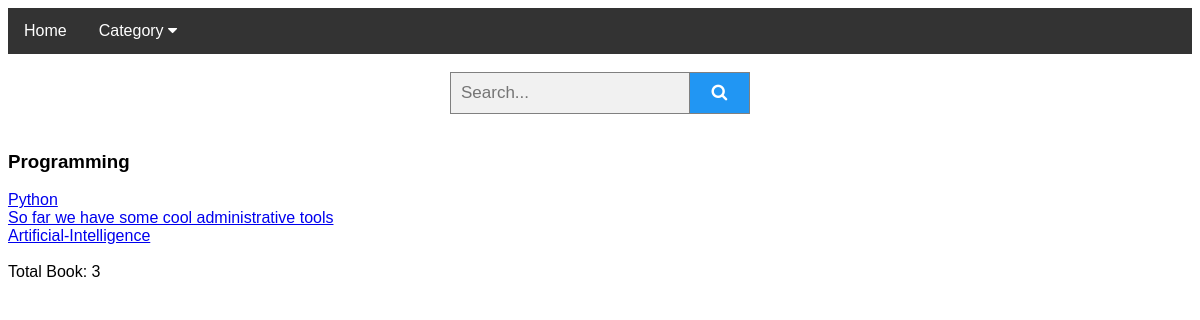
The page /1 on the database its author committed.
### library/models.py (models this page shows, shortened)
class Category(models.Model):
    name = models.CharField(max_length=200, help_text='Enter a book Category (e.g. Science Fiction)')
    slug = models.SlugField()

class Book(models.Model):
    title = models.CharField(max_length=200)
    slug = models.SlugField()
    image = models.ImageField(upload_to='book_photos/', blank=False, null=False)
    publisher = models.CharField(max_length=255)
    author = models.ManyToManyField(Author, help_text='Select Author name')
    translation = models.ManyToManyField(Language, related_name='languages', help_text='Select Language')
    edition = models.IntegerField()
    language = models.ForeignKey(Language, on_delete=models.CASCADE)
    copy = models.PositiveSmallIntegerField()
    summary = models.TextField(max_length=1000, help_text='Enter a brief description of the book')
    isbn = models.CharField('ISBN', max_length=13,
                            help_text='13 Character <a href="https://www.isbn-international.org/content/what-isbn">ISBN number</a>')
    category = models.ManyToManyField(Category, help_text='Select category for this book')
    published = models.DateTimeField(auto_now_add=True)
    price = models.IntegerField()
    currency = models.ForeignKey(Currency, on_delete=models.CASCADE)
    publish = models.BooleanField(default=True)
    objects = EntryQuerySet.as_manager()
    def __str__(self):
        return self.title

### library/views.py (the view)
# urls.py: re_path('(?P<pk>\d+)$', SingleCategoryView.as_view(), name='single_category_details'),
class SingleCategoryView(DetailView):
    model = Category
    template_name = 'books/single_category.html'
    extra_context = {
        'category_list': Category.objects.all(),
    }

### templates/books/single_category.html (shortened to what this page needs)
{% extends 'books/base.html' %}
{% block content %}
<h3>{{ object.name}}</h3>
    {% for book in object.book_set.all %} <a href="{% url 'book_details' book.pk %}">{{ book }}</a> <br>{% endfor %}<br>
    Total Book: {{ object.book_set.count }}
{% endblock %}

### templates/books/base.html (style rules this page uses)
body { font-family: Arial; }
* { box-sizing: border-box; }

### rows shown on the page
Category: name "Programming", book_set.count "3"
Book: title "Python"
Book: title "So far we have some cool administrative tools"
Book: title "Artificial-Intelligence"
